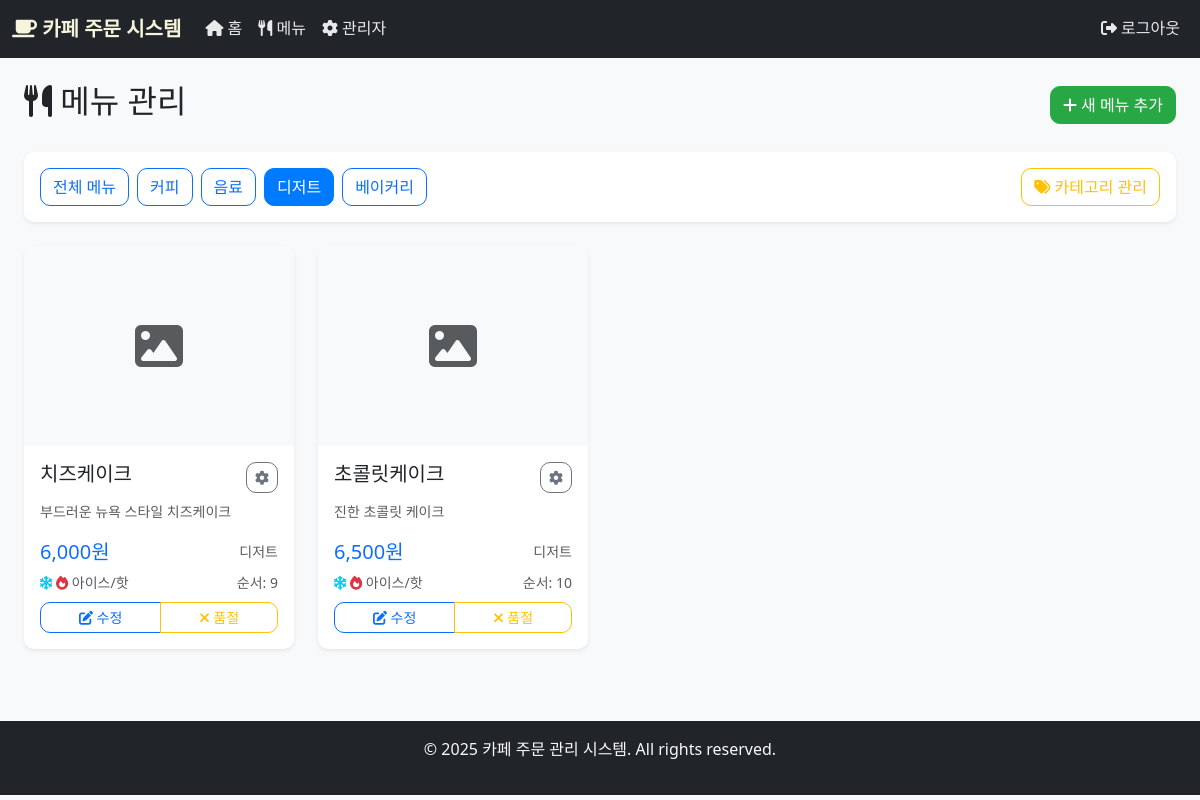
The page /admin/menu?category=디저트 (signed in) on the database its author committed.
### models.py (models this page shows, shortened)
class Menu(db.Model):
    __tablename__ = 'cafe_menu'
    id = db.Column(db.Integer, primary_key=True)
    name = db.Column(db.String(100), nullable=False)
    category = db.Column(db.String(50), nullable=False)
    price = db.Column(db.Float, nullable=False)
    description = db.Column(db.Text)
    image = db.Column(db.String(255))
    temperature_option = db.Column(db.String(20), default='both')  # 'ice', 'hot', 'both'
    display_order = db.Column(db.Integer, default=9999)
    is_soldout = db.Column(db.Boolean, default=False)
    created_at = db.Column(db.DateTime, default=datetime.now)
    updated_at = db.Column(db.DateTime, default=datetime.now, onupdate=datetime.now)
    order_items = db.relationship('OrderItem', backref='menu', lazy=True)

### app.py (the view)
    def decorated_function(*args, **kwargs):
        if not session.get('admin_logged_in'):
            return redirect(url_for('admin_login'))
        return f(*args, **kwargs)

### app.py (called while the page is built)
def login_required(f):
    def decorated_function(*args, **kwargs):
        if not session.get('admin_logged_in'):
            return redirect(url_for('admin_login'))
        return f(*args, **kwargs)
    decorated_function.__name__ = f.__name__
    return decorated_function

@app.route('/admin/menu')
@login_required
def admin_menu():
    category = request.args.get('category')
    categories = get_categories()
    menus = get_menu_by_category(category)
    return render_template('admin/menu.html',
                         menus=menus,
                         categories=categories,
                         selected_category=category)

@app.context_processor
def inject_globals():
    cart_count = 0
    if 'cart' in session:
        cart_count = sum(item['quantity'] for item in session['cart'].values())
    return {
        'cart_count': cart_count,
        'admin_logged_in': session.get('admin_logged_in', False),
        'current_year': datetime.now().year
    }

### models.py (called while the page is built)
def get_categories():
    categories = db.session.query(Menu.category).distinct().all()
    return [category[0] for category in categories]

def get_menu_by_category(category=None):
    query = Menu.query.order_by(Menu.display_order.asc(), Menu.id.asc())
    if category:
        query = query.filter_by(category=category)
    return query.all()

### templates/admin/menu.html (shortened to what this page needs)
{% extends "base.html" %}
{% block content %}
<div class="container-fluid">
    <div class="row mb-4">
        <div class="col-12">
            <div class="d-flex justify-content-between align-items-center">
                <h2>
                    <i class="fas fa-utensils"></i> 메뉴 관리
                </h2>
                <a href="{{ url_for('add_menu') }}" class="btn btn-success">
                    <i class="fas fa-plus"></i> 새 메뉴 추가
                </a>
            </div>
        </div>
    </div>
    <div class="row mb-4">
        <div class="col-12">
            <div class="card">
                <div class="card-body">
                    <div class="d-flex flex-wrap gap-2">
                        <a href="{{ url_for('admin_menu') }}"
                           class="btn {% if not selected_category %}btn-primary{% else %}btn-outline-primary{% endif %}">
                            전체 메뉴
                        </a>
                        {% for category in categories %}
                        <a href="{{ url_for('admin_menu', category=category) }}"
                           class="btn {% if selected_category == category %}btn-primary{% else %}btn-outline-primary{% endif %}">
                            {{ category }}
                        </a>
                        {% endfor %}
                        <a href="{{ url_for('admin_categories') }}" class="btn btn-outline-warning ms-auto">
                            <i class="fas fa-tags"></i> 카테고리 관리
                        </a>
                    </div>
                </div>
            </div>
        </div>
    </div>
    <div class="row">
        {% if menus %}
        {% for menu in menus %}
        <div class="col-xl-3 col-lg-4 col-md-6 mb-4">
            <div class="card h-100 menu-card {% if menu.is_soldout %}soldout{% endif %}">
                {% if menu.image %}
                <img src="{{ url_for('static', filename='uploads/' + menu.image) }}"
                     class="card-img-top" alt="{{ menu.name }}" style="height: 200px; object-fit: cover;">
                {% else %}
                <div class="card-img-top bg-light d-flex align-items-center justify-content-center"
                     style="height: 200px;">
                    <i class="fas fa-image fa-3x text-muted"></i>
                </div>
                {% endif %}
                <div class="card-body d-flex flex-column">
                    <div class="d-flex justify-content-between align-items-start mb-2">
                        <h5 class="card-title mb-0">{{ menu.name }}</h5>
                        <div class="dropdown">
                            <button class="btn btn-sm btn-outline-secondary dropdown-toggle"
                                    data-bs-toggle="dropdown">
                                <i class="fas fa-cog"></i>
                            </button>
                        </div>
                    </div>
                    <p class="card-text text-muted small flex-grow-1">
                        {{ menu.description or '설명이 없습니다.' }}
                    </p>
                    <div class="mt-auto">
                        <div class="d-flex justify-content-between align-items-center mb-2">
                            <span class="h5 text-primary mb-0">{{ "{:,}".format(menu.price|int) }}원</span>
                            <small class="text-muted">{{ menu.category }}</small>
                        </div>
                        <div class="d-flex justify-content-between align-items-center">
                            <small class="text-muted">
                                {% if menu.temperature_option == 'both' %}
                                <i class="fas fa-snowflake text-info"></i>
                                <i class="fas fa-fire text-danger"></i> 아이스/핫
                                {% elif menu.temperature_option == 'ice' %}
                                <i class="fas fa-snowflake text-info"></i> 아이스만
                                {% elif menu.temperature_option == 'hot' %}
                                <i class="fas fa-fire text-danger"></i> 핫만
                                {% endif %}
                            </small>
                            <small class="text-muted">순서: {{ menu.display_order }}</small>
                        </div>
                        <div class="mt-2">
                            <div class="btn-group w-100">
                                <a href="{{ url_for('edit_menu', menu_id=menu.id) }}"
                                   class="btn btn-outline-primary btn-sm">
                                    <i class="fas fa-edit"></i> 수정
                                </a>
                                <button class="btn btn-outline-{% if menu.is_soldout %}success{% else %}warning{% endif %} btn-sm"
                                        onclick="toggleSoldout({{ menu.id }})">
                                    {% if menu.is_soldout %}
                                    <i class="fas fa-check"></i> 판매재개
                                    {% else %}
                                    <i class="fas fa-times"></i> 품절
                                    {% endif %}
                                </button>
                            </div>
                        </div>
                    </div>
                </div>
            </div>
        </div>
        {% endfor %}
        {% endif %}
    </div>
</div>
{% endblock %}

### static/css/style.css (style rules this page uses)
:root { --primary-color: #007bff; --success-color: #28a745; --warning-color: #ffc107; --danger-color: #dc3545; --info-color: #17a2b8; --light-color: #f8f9fa; --dark-color: #343a40; --coffee-brown: #8B4513; --cafe-cream: #F5F5DC; }
body { font-family: 'Segoe UI', Tahoma, Geneva, Verdana, sans-serif; background-color: #f8f9fa; line-height: 1.6; }
.card { border: none; border-radius: 15px; box-shadow: 0 0.125rem 0.25rem rgba(0, 0, 0, 0.075); transition: transform 0.2s ease-in-out, box-shadow 0.2s ease-in-out; }
.btn { border-radius: 10px; font-weight: 500; transition: all 0.3s ease; }
.btn-primary { background-color: var(--primary-color); border-color: var(--primary-color); }
.btn-success { background-color: var(--success-color); border-color: var(--success-color); }

### templates/admin/menu.html (style rules this page uses)
.menu-card { transition: transform 0.2s, box-shadow 0.2s; position: relative; overflow: hidden; }
.card { border-radius: 10px; }
.dropdown-toggle::after { display: none; }

### rows shown on the page
Menu: name "치즈케이크", description "부드러운 뉴욕 스타일 치즈케이크", price "6,000", category "디저트", temperature_option "both" (drawn), display_order "9", is_soldout False (drawn)
Menu: name "초콜릿케이크", description "진한 초콜릿 케이크", price "6,500", category "디저트", temperature_option "both" (drawn), display_order "10", is_soldout False (drawn)

### other values the page prints
{{ category }} "커피" "음료" "디저트" "베이커리"
